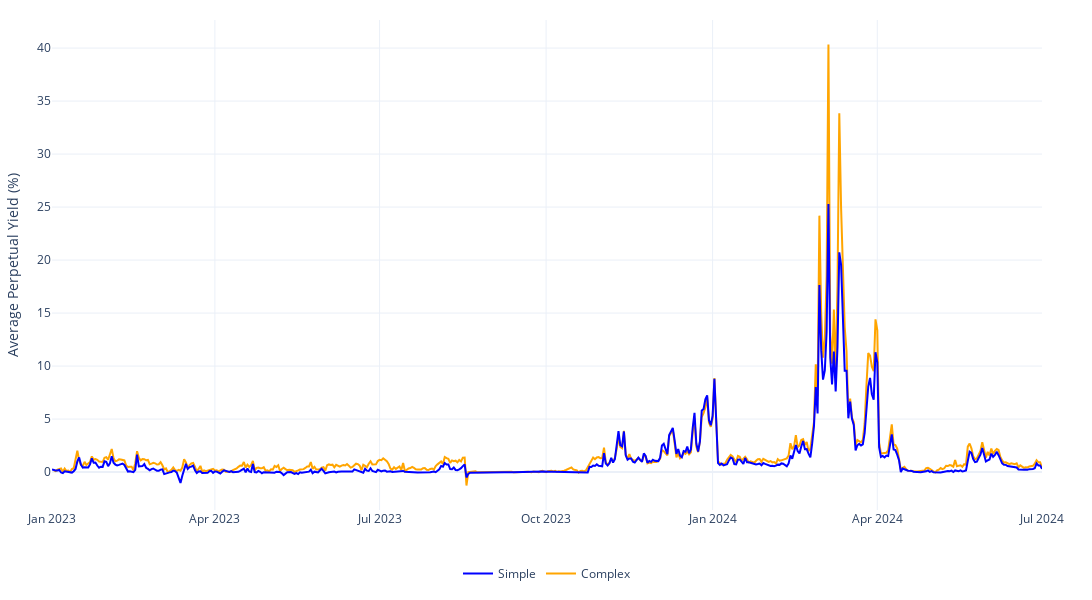

This figure's notebook cell:
### Code cell
simple_file = './results/simple_threshold/yield.csv'
simple_reinvest_file = './results/simple_reinvest/yield.csv'
complex_file = './results/complex_threshold/yield.csv'
complex_reinvest_file = './results/complex_reinvest/yield.csv'

simple_df = pd.read_csv(simple_file)
simple_df['date'] = pd.to_datetime(simple_df['date'])
simple_df.set_index('date', inplace=True)

simple_reinvest_df = pd.read_csv(simple_reinvest_file)
simple_reinvest_df['date'] = pd.to_datetime(simple_reinvest_df['date'])
simple_reinvest_df.set_index('date', inplace=True)

complex_df = pd.read_csv(complex_file)
complex_df['date'] = pd.to_datetime(complex_df['date'])
complex_df.set_index('date', inplace=True)

complex_reinvest_df = pd.read_csv(complex_reinvest_file)
complex_reinvest_df['date'] = pd.to_datetime(complex_reinvest_df['date'])
complex_reinvest_df.set_index('date', inplace=True)

fig = go.Figure()

fig.add_trace(go.Scatter(
    x=complex_df.index,
    y=complex_df['total_yield'],
    mode='lines',
    name='Complex',
    line=dict(width=2, color='orange'),
    opacity=1.0,
    legendrank=2
))

fig.add_trace(go.Scatter(
    x=simple_df.index,
    y=simple_df['total_yield'],
    mode='lines',
    name='Simple',
    line=dict(width=2, color='blue'),
    opacity=1.0,
    legendrank=1
))

# fig.add_trace(go.Scatter(
#     x=simple_reinvest_df.index,
#     y=simple_reinvest_df['total_yield'],
#     mode='lines',
#     name='Simple Reinvest',
#     line=dict(width=2),
#     opacity=0.7
# ))



# fig.add_trace(go.Scatter(
#     x=complex_reinvest_df.index,
#     y=complex_reinvest_df['total_yield'],
#     mode='lines',
#     name='Complex Reinvest',
#     line=dict(width=2),
#     opacity=0.7
# ))

# Customize the layout
fig.update_layout(
    yaxis_title='Average Perpetual Yield (%)',
    template='plotly_white',
    hovermode='x unified',
    legend=dict(
        orientation='h',
        x=0.5,
        y=-0.1,
        xanchor='center',
        yanchor='top'
    ),
    width=1600,
    height=600,
    margin=dict(l=50, r=50, t=20, b=50)
)

fig.update_xaxes(
    tickformat='%b %Y',
    tickangle=0,
    showgrid=True,
    zeroline=True,
    showticklabels=True,
    dtick='M3'
)

fig.show()

### Figure 1 — Plotly figure (JSON) as saved in the notebook; plotly's stock layout.template omitted (floating-point values rounded to 4 significant figures; data arrays with more than 128 entries replaced by an {"elided": "..."} marker saying what was removed)
{"data": [{"legendrank": 2, "line": {"color": "orange", "width": 2}, "mode": "lines", "name": "Complex", "opacity": 1, "type": "scatter", "x": {"elided": "529 str values"}, "y": {"elided": "529 float values"}}, {"legendrank": 1, "line": {"color": "blue", "width": 2}, "mode": "lines", "name": "Simple", "opacity": 1, "type": "scatter", "x": {"elided": "447 str values"}, "y": {"elided": "447 float values"}}], "layout": {"height": 600, "hovermode": "x unified", "legend": {"orientation": "h", "x": 0.5, "xanchor": "center", "y": -0.1, "yanchor": "top"}, "margin": {"b": 50, "l": 50, "r": 50, "t": 20}, "width": 1600, "xaxis": {"dtick": "M3", "showgrid": true, "showticklabels": true, "tickangle": 0, "tickformat": "%b %Y", "zeroline": true}, "yaxis": {"title": {"text": "Average Perpetual Yield (%)"}}}}
